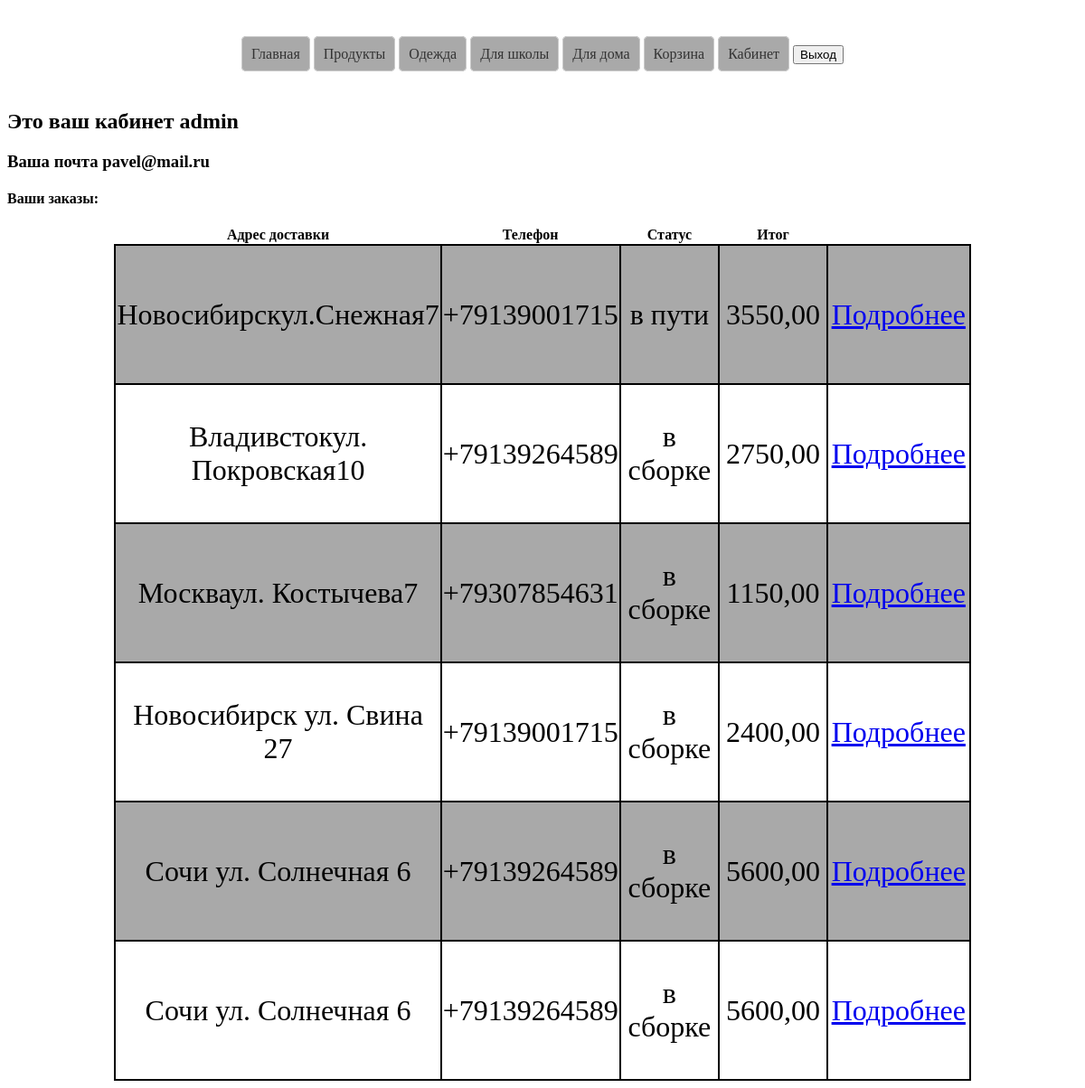
Screenshot of /kabinet/ (signed in) with the database file from the repository.
### app/models.py (models this page shows)
class Order(models.Model):
    STAT = (('в сборке','в сборке'),('в пути','в пути'),('доставлен','доставлен'))
    user = models.ForeignKey(to=User, on_delete=models.CASCADE)
    adres = models.CharField(max_length=100,verbose_name='Адрес')
    tel = models.CharField(max_length=100,verbose_name='Телефон')
    items = models.ManyToManyField(to=Tovar)
    zakaz = models.TextField(verbose_name='Заказ')
    status = models.CharField(choices=STAT,max_length=100)
    total = models.DecimalField(verbose_name='Итог',
                                max_digits=8,
                                decimal_places=2, blank=True,null=True)

### app/views.py (the view)
# urls.py: path('kabinet/',views.kabinet, name='kabinet'),
def kabinet(req):
    user = req.user
    items = Order.objects.filter(user=user)
    data = {'items':items}
    return render(req,'kabinet.html',data)

### templates/kabinet.html (shortened to what this page needs)
{% extends 'index.html' %}
{% load static %}
{% block head %}
<head>
    <link rel="stylesheet" href="{% static 'css/1.css' %}">
</head>
{% endblock %}
{% block content %}
    <h2>Это ваш кабинет {{ user.username }}</h2>
    <h3>Ваша почта {{ user.email }}</h3>
    <h4>Ваши заказы: </h4>
    <table>
        <tr>
            <th>Адрес доставки</th>
            <th>Телефон</th>
            <th>Статус</th>
            <th>Итог</th>
        </tr>
        {% for one in items %}
            <tr>
            <td>{{ one.adres }}</td>
            <td>{{ one.tel }}</td>
            <td>{{ one.status }}</td>
            <td>{{ one.total }}</td>
            <td>
                <a href="{% url 'myzakaz' one.id %}">
                    Подробнее
                </a>
            </td>
            </tr>
        {% endfor %}
    </table>
{% endblock %}

### app/static/css/1.css (style rules this page uses)
table { border-collapse: collapse; width: 80% ; margin: auto; }
table td { width: 20%; text-align: center; font-size: 2em; border: 2px solid black; height: 150px; }
table tr:nth-child(even) { background-color: darkgrey; }

### rows the page displays
Order: adres "Новосибирскул.Снежная7", tel "+79139001715", status "в пути", total "3550,00"
Order: adres "Владивстокул. Покровская10", tel "+79139264589", status "в сборке", total "2750,00"
Order: adres "Москваул. Костычева7", tel "+79307854631", status "в сборке", total "1150,00"
Order: adres "Новосибирск ул. Свина 27", tel "+79139001715", status "в сборке", total "2400,00"
Order: adres "Сочи ул. Солнечная 6", tel "+79139264589", status "в сборке", total "5600,00"
Order: adres "Сочи ул. Солнечная 6", tel "+79139264589", status "в сборке", total "5600,00"

### other values shown
{{ user.username }} "admin"
{{ user.email }} "pavel@mail.ru"
